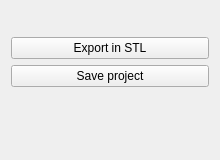
<?xml version="1.0" encoding="UTF-8"?>
<ui version="4.0">
 <class>OrganPrintExportPanelControls</class>
 <widget class="QWidget" name="OrganPrintExportPanelControls">
  <property name="geometry">
   <rect>
    <x>0</x>
    <y>0</y>
    <width>220</width>
    <height>160</height>
   </rect>
  </property>
  <property name="windowTitle">
   <string>Awesome View</string>
  </property>
  <layout class="QVBoxLayout" name="verticalLayout">
   <item>
    <widget class="QLabel" name="selectImageLabel">
     <property name="styleSheet">
      <string notr="true"></string>
     </property>
     <property name="text">
      <string></string>
     </property>
    </widget>
   </item>
   <item>
    <widget class="QWidget" name="widget" native="true">
     <layout class="QHBoxLayout" name="horizontalLayout">
      <property name="leftMargin">
       <number>0</number>
      </property>
      <property name="topMargin">
       <number>0</number>
      </property>
      <property name="rightMargin">
       <number>0</number>
      </property>
      <property name="bottomMargin">
       <number>0</number>
      </property>
     </layout>
    </widget>
   </item>
   <item>
    <widget class="QPushButton" name="exportSTLButton">
     <property name="toolTip">
      <string>Export the segmentation into a 3D printable format.</string>
     </property>
     <property name="text">
      <string>Export in STL</string>
     </property>
    </widget>
   </item>
   <item>
    <widget class="QPushButton" name="saveButton">
     <property name="text">
      <string>Save project</string>
     </property>
     <property name="toolTip">
     <string>Save the project and open later if you desires</string>
     </property>
    </widget>
   </item>
   <item>
    <spacer name="spacer">
     <property name="orientation">
      <enum>Qt::Vertical</enum>
     </property>
     <property name="sizeType">
      <enum>QSizePolicy::Expanding</enum>
     </property>
     <property name="sizeHint" stdset="0">
      <size>
       <width>20</width>
       <height>220</height>
      </size>
     </property>
    </spacer>
   </item>
  </layout>
 </widget>
 <layoutdefault spacing="6" margin="11"/>
 <resources/>
 <connections/>
</ui>
